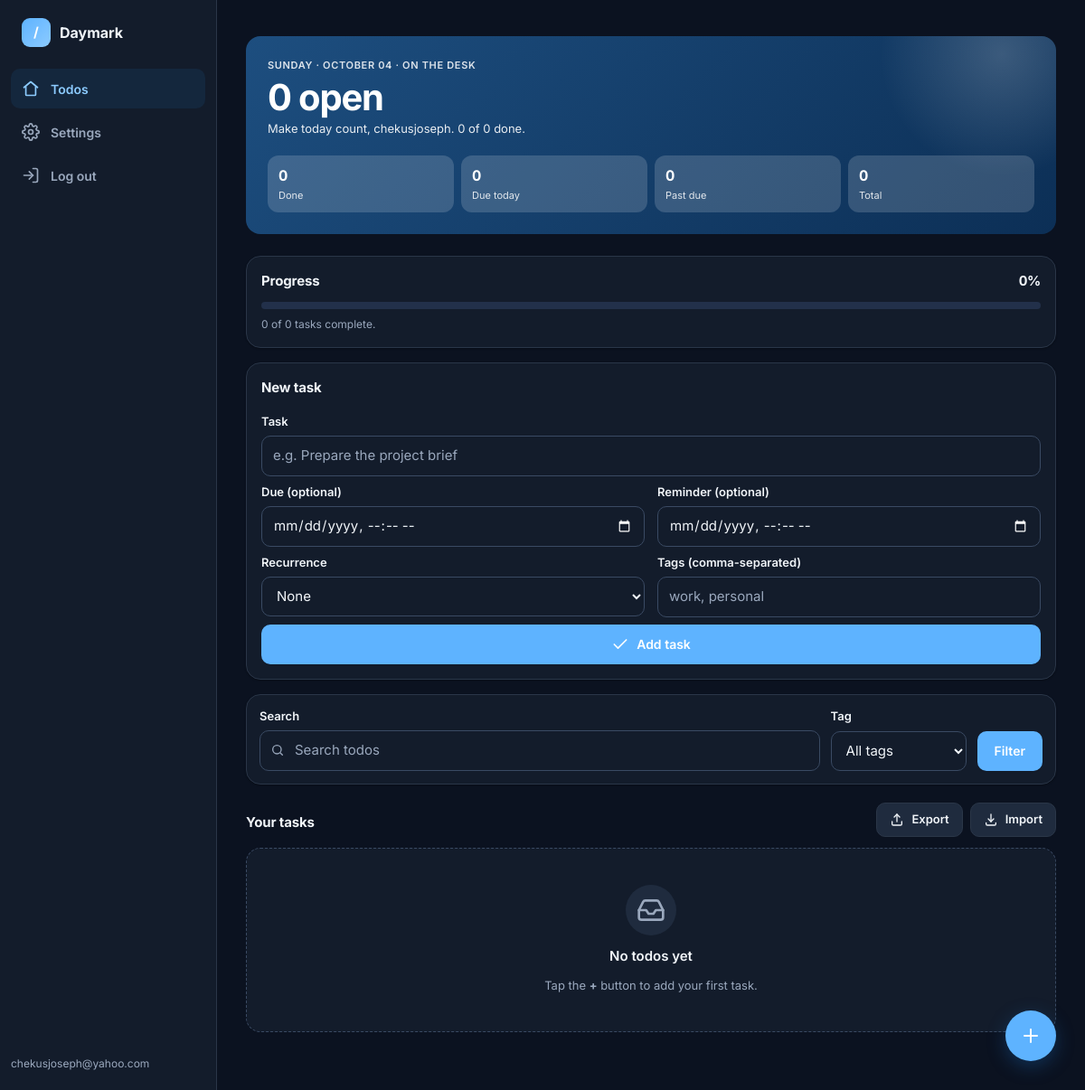
Page /todos/ (signed in) on the earlier database version.
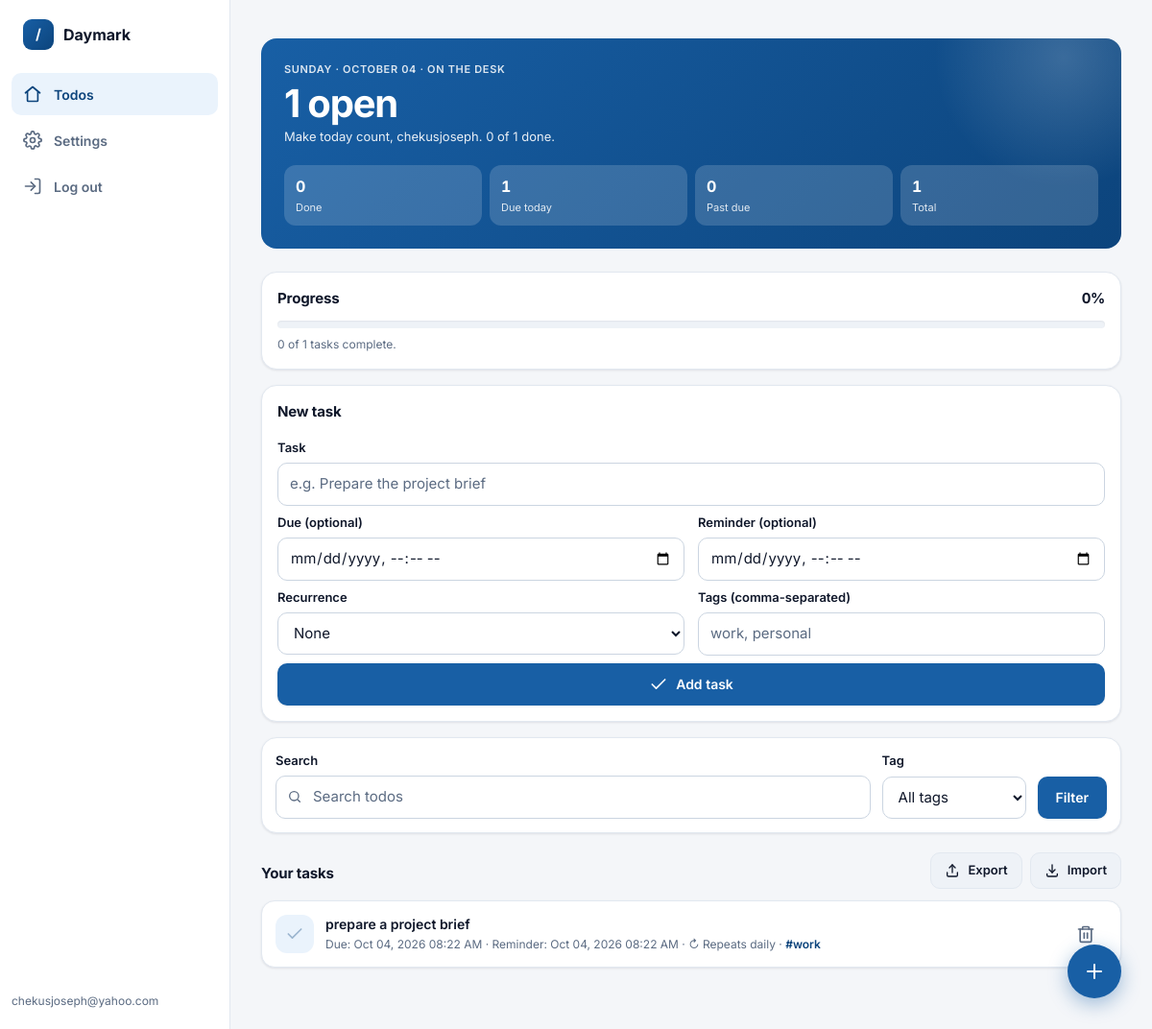
Same page on the later database version.
### app/models.py (models this page shows, shortened)
class User(UserMixin, db.Model):
    id = db.Column(db.Integer, primary_key=True)
    email = db.Column(db.String(255), unique=True, nullable=False, index=True)
    password_hash = db.Column(db.String(255), nullable=False)
    theme = db.Column(db.String(10), default="dark", nullable=False)
    created_at = db.Column(db.DateTime, default=datetime.utcnow)
    todos = db.relationship(
        "Todo", backref="user", lazy=True, cascade="all, delete-orphan"
    )

class Todo(db.Model):
    id = db.Column(db.Integer, primary_key=True)
    user_id = db.Column(db.Integer, db.ForeignKey("user.id"), nullable=False)
    title = db.Column(db.String(300), nullable=False)
    done = db.Column(db.Boolean, default=False, nullable=False)
    due_date = db.Column(db.DateTime, nullable=True)
    reminder_at = db.Column(db.DateTime, nullable=True)
    reminded = db.Column(db.Boolean, default=False, nullable=False)
    recurrence = db.Column(db.String(20), nullable=True)  # daily, weekly, monthly
    created_at = db.Column(db.DateTime, default=datetime.utcnow)
    tags = db.relationship("Tag", secondary=todo_tags, backref="todos", lazy="joined")

class Tag(db.Model):
    id = db.Column(db.Integer, primary_key=True)
    user_id = db.Column(db.Integer, db.ForeignKey("user.id"), nullable=False)
    name = db.Column(db.String(50), nullable=False)
    __table_args__ = (db.UniqueConstraint("user_id", "name", name="uq_user_tag"),)

### app/todos.py (the view)
@bp.route("/")
@login_required
def index():
    q = request.args.get("q", "").strip()
    tag = request.args.get("tag", "").strip()
    query = Todo.query.filter_by(user_id=current_user.id)
    if q:
        query = query.filter(Todo.title.ilike(f"%{q}%"))
    if tag:
        query = query.join(Todo.tags).filter(Tag.name == tag)
    todos = query.order_by(
        Todo.done.asc(), Todo.due_date.is_(None), Todo.due_date.asc()
    ).all()
    all_todos = Todo.query.filter_by(user_id=current_user.id).all()
    today = datetime.today().date()
    open_todos = [todo for todo in all_todos if not todo.done]
    completed_count = len(all_todos) - len(open_todos)
    due_today_count = sum(
        1 for todo in open_todos
        if todo.due_date and todo.due_date.date() == today
    )
    overdue_count = sum(
        1 for todo in open_todos
        if todo.due_date and todo.due_date.date() < today
    )
    progress = round((completed_count / len(all_todos)) * 100) if all_todos else 0
    avail_tags_rows = (
        db.session.query(Tag.name, db.func.count(Todo.id))
        .join(Todo.tags)
        .filter(Todo.user_id == current_user.id)
        .group_by(Tag.name)
        .all()
    )
    avail_tags = [{"name": n, "cnt": c} for n, c in avail_tags_rows]
    return render_template(
        "todos.html", todos=todos, avail_tags=avail_tags, q=q, tag=tag,
        total_count=len(all_todos), open_count=len(open_todos),
        completed_count=completed_count, due_today_count=due_today_count,
        overdue_count=overdue_count, progress=progress,
    )

### app/__init__.py (called while the page is built)
def create_app(config_class=Config):
    app = Flask(__name__)
    app.config.from_object(config_class)
    db.init_app(app)
    login_manager.init_app(app)
    from .main import bp as main_bp
    from .auth import bp as auth_bp
    from .todos import bp as todos_bp
    from .settings import bp as settings_bp
    app.register_blueprint(main_bp)
    app.register_blueprint(auth_bp)
    app.register_blueprint(todos_bp)
    app.register_blueprint(settings_bp)
    @app.context_processor
    def inject_auth_state():
        return {
            "logged_in": current_user.is_authenticated,
            "user_email": current_user.email if current_user.is_authenticated else None,
            "theme": current_user.theme if current_user.is_authenticated else "system",
            "now": datetime.now(),
        }
    with app.app_context():
        db.create_all()
    return app

### app/models.py (called while the page is built)
@login_manager.user_loader
def load_user(user_id):
    return User.query.get(int(user_id))

### app/templates/todos.html (shortened to what this page needs)
{% extends "base.html" %}
{% block content %}
{% set icons = url_for('static', filename='icons.svg') %}
<section class="balance-card" aria-labelledby="hero-label">
  <p class="eyebrow" id="hero-label">{{ now.strftime('%A · %B %d') }} · On the desk</p>
  <p class="balance-value">{{ open_count }} open</p>
  <p class="balance-note">
    Make today count, {{ user_email.split("@")[0] }}.
    {{ completed_count }} of {{ total_count }} done.
  </p>
  <div class="balance-stats">
    <div class="balance-pill">
      <div class="balance-pill-value">{{ completed_count }}</div>
      <div class="balance-pill-label">Done</div>
    </div>
    <div class="balance-pill">
      <div class="balance-pill-value">{{ due_today_count }}</div>
      <div class="balance-pill-label">Due today</div>
    </div>
    <div class="balance-pill">
      <div class="balance-pill-value">{{ overdue_count }}</div>
      <div class="balance-pill-label">Past due</div>
    </div>
    <div class="balance-pill">
      <div class="balance-pill-value">{{ total_count }}</div>
      <div class="balance-pill-label">Total</div>
    </div>
  </div>
</section>
<section class="card mb-4" aria-labelledby="progress-label">
  <div class="section-head">
    <h2 class="card-title" id="progress-label">Progress</h2>
    <span class="figure figure-sm">{{ progress }}%</span>
  </div>
  <div class="progress">
  </div>
  <p class="hint mt-2">
    {% if overdue_count %}<strong>{{ overdue_count }} past due.</strong> {% endif %}{{ completed_count }} of {{ total_count }} tasks complete.
  </p>
</section>
<section class="card mb-4" id="new-task" aria-labelledby="new-label">
  <h2 class="card-title" id="new-label">New task</h2>
  <form method="post" action="{{ url_for('todos.action') }}" class="stack-tight mt-4">
    <div>
      <label class="label" for="title">Task</label>
      <input class="input" id="title" name="title" type="text" placeholder="e.g. Prepare the project brief" required>
    </div>
    <div class="row-2">
      <div>
        <label class="label" for="due">Due (optional)</label>
        <input class="input" id="due" name="due" type="datetime-local">
      </div>
      <div>
        <label class="label" for="reminder">Reminder (optional)</label>
        <input class="input" id="reminder" name="reminder" type="datetime-local">
      </div>
    </div>
    <div class="row-2">
      <div>
        <label class="label" for="recurrence">Recurrence</label>
        <select class="input" id="recurrence" name="recurrence">
          <option value="">None</option>
        </select>
      </div>
      <div>
        <label class="label" for="tags">Tags (comma-separated)</label>
        <input class="input" id="tags" name="tags" type="text" placeholder="work, personal">
      </div>
    </div>
    <button type="submit" class="btn btn-primary btn-block">
      <svg class="icon" aria-hidden="true"><use href="{{ icons }}#check"/></svg>
      Add task
    </button>
  </form>
</section>
<form method="get" action="{{ url_for('todos.index') }}" class="filter-bar">
  <div class="filter-field filter-field-grow">
    <label class="label" for="q">Search</label>
    <div class="filter-input">
      <input class="input" id="q" name="q" type="search" placeholder="Search todos" value="{{ q or '' }}">
    </div>
  </div>
  <div class="filter-field">
    <label class="label" for="tag">Tag</label>
    <select class="input" id="tag" name="tag">
      <option value="">All tags</option>
    </select>
  </div>
  <div class="filter-actions">
    <button type="submit" class="btn btn-primary">Filter</button>
  </div>
</form>
<div class="section-head">
  <h2 class="card-title">{% if q or tag %}Results{% else %}Your tasks{% endif %}</h2>
  <div class="head-actions">
    <a href="{{ url_for('todos.export_data') }}" class="btn btn-soft btn-sm" title="Export tasks">
      <svg class="icon icon-sm" aria-hidden="true"><use href="{{ icons }}#export"/></svg>Export
    </a>
    <a href="{{ url_for('todos.import_data') }}" class="btn btn-soft btn-sm" title="Import tasks">
      <svg class="icon icon-sm" aria-hidden="true"><use href="{{ icons }}#download"/></svg>Import
    </a>
  </div>
</div>
{% if todos %}
<ul class="expense-list">
  {% for todo in todos %}
  {% set overdue = todo.due_date and not todo.done and todo.due_date.date() < now.date() %}
  <li class="expense-row{{ ' is-income' if todo.done }}">
    <form method="post" action="{{ url_for('todos.action') }}" class="contents">
      <button type="submit" class="expense-icon" aria-label="{{ 'Mark not done' if todo.done else 'Mark done' }}: {{ todo.title }}">
        <svg class="icon" aria-hidden="true"><use href="{{ icons }}#check"/></svg>
      </button>
    </form>
    <div class="expense-body">
      <div class="expense-title">{{ todo.title }}</div>
      <div class="expense-meta">
        {% if todo.due_date %}<span class="{{ 'is-late' if overdue }}">{{ 'Overdue' if overdue else 'Due' }}: {{ todo.due_date.strftime('%b %d, %Y %I:%M %p') }}</span>{% endif %}
        {% if todo.reminder_at %} · Reminder: {{ todo.reminder_at.strftime('%b %d, %Y %I:%M %p') }}{% if todo.reminded %} (notified){% endif %}{% endif %}
        {% if todo.recurrence %} · ↻ Repeats {{ todo.recurrence }}{% endif %}
        {% for t in todo.tags %}{{ ' · ' if loop.first and (todo.due_date or todo.reminder_at or todo.recurrence) else ' ' }}<a href="{{ url_for('todos.index') }}?tag={{ t.name }}">#{{ t.name }}</a>{% endfor %}
      </div>
    </div>
    <span class="expense-actions">
      <form method="post" action="{{ url_for('todos.action') }}">
        <button type="submit" class="btn-icon is-danger">
          <svg class="icon" aria-hidden="true"><use href="{{ icons }}#trash"/></svg>
        </button>
      </form>
    </span>
  </li>
  {% endfor %}
</ul>
{% else %}
<div class="empty">
  <span class="empty-icon"><svg class="icon icon-xl" aria-hidden="true"><use href="{{ icons }}#{{ 'search' if (q or tag) else 'inbox' }}"/></svg></span>
  {% if q or tag %}
  <p class="empty-title">Nothing matched</p>
  <p class="empty-sub">Try a different search, or <a href="{{ url_for('todos.index') }}">clear the filters</a>.</p>
  {% else %}
  <p class="empty-title">No todos yet</p>
  <p class="empty-sub">Tap the <strong>+</strong> button to add your first task.</p>
  {% endif %}
</div>
{% endif %}
<a href="#new-task" class="fab">
  <svg class="icon icon-lg" aria-hidden="true"><use href="{{ icons }}#plus"/></svg>
</a>
{% endblock %}

### app/templates/base.html (shortened to what this page needs)
<!DOCTYPE html>
<html lang="en" data-theme="{{ theme }}" class="{{ 'dark' if theme == 'dark' else '' }}">
<head>
  <link rel="stylesheet" href="{{ url_for('static', filename='css/app.css') }}">
  <link rel="stylesheet" href="{{ url_for('static', filename='css/todo.css') }}">
</head>
{% set icons = url_for('static', filename='icons.svg') %}
{% set chrome = logged_in and not auth_page %}
<body{% if chrome %} class="has-chrome"{% endif %}>
  {% if chrome %}
  {% set ep = request.endpoint or '' %}
  <nav class="tabbar" aria-label="Main">
    <div class="sidebar-brand">
      <span class="brand-mark" aria-hidden="true">/</span>
      <span>Daymark</span>
    </div>
    <a href="{{ url_for('todos.index') }}" class="nav-item" {% if ep.startswith('todos.') %}aria-current="page"{% endif %}>
      <svg class="icon" aria-hidden="true"><use href="{{ icons }}#home"/></svg>
      <span>Todos</span>
    </a>
    <a href="{{ url_for('settings.index') }}" class="nav-item" {% if ep.startswith('settings.') %}aria-current="page"{% endif %}>
      <svg class="icon" aria-hidden="true"><use href="{{ icons }}#settings"/></svg>
      <span>Settings</span>
    </a>
    <a href="{{ url_for('auth.logout') }}" class="nav-item">
      <svg class="icon" aria-hidden="true"><use href="{{ icons }}#logout"/></svg>
      <span>Log out</span>
    </a>
    <p class="sidebar-foot hint">{{ user_email }}</p>
  </nav>
  <main class="app-main">
  {% endif %}
    {% block content %}{% endblock %}
  {% if chrome %}
  </main>
  {% else %}
    </div>
  </main>
  {% endif %}
</body>
</html>

### app/static/css/app.css (style rules this page uses)
:root { color-scheme:light;--canvas:#f4f6f9;--surface:#fff;--surface-2:#f8fafc;--surface-3:#eef2f7;--line:#e2e8f0;--line-strong:#cbd5e1;--ink:#0f172a;--ink-muted:#5b6b82;--brand:#185fa5;--brand-strong:#0c447c;--brand-ink:#0c447c;--brand-soft:#eaf3fc;--safe:#16a34a;--safe-ink:#15803d;--safe-soft:#e8f6ee;--near:#d97706;--near-ink:#b45309;--near-soft:#fdf3e3;--over:#dc2626;--over-ink:#b42318;--over-soft:#fdecea;--shadow-card:0 1px 2px #0f172a0a, 0 1px 3px #0f172a0f;--shadow-pop:0 10px 30px #0f172a1f }

### app/static/css/todo.css (style rules this page uses)
button.expense-icon { border: 0; cursor: pointer; padding: 0; font: inherit; transition: background-color .15s, color .15s; }
button.expense-icon .icon { opacity: .35; transition: opacity .15s; }
.expense-title { white-space: normal; overflow-wrap: anywhere; }
.expense-meta a { color: var(--brand-ink); font-weight: 600; text-decoration: none; }
.expense-actions form, .contents { display: contents; }
.expense-actions { gap: 0; }
.head-actions { display: flex; gap: 8px; }
.row-2 { display: grid; grid-template-columns: 1fr; gap: 14px; }
@media (min-width: 560px) { .row-2 { grid-template-columns: 1fr 1fr; } }
.fab { text-decoration: none; }

Differences in the rows shown:
changed User "chekusjoseph": theme "dark" → "system" (drawn)
added Todo: title "prepare a project brief", value "Due", due_date "Oct 04, 2026 08:22 AM", reminder_at "Oct 04, 2026 08:22 AM", recurrence "daily", due_date "·"
added Tag: name "work"
Other differences:
{{ open_count }}: "0" → "1"
{{ total_count }}: "0" → "1"
{{ due_today_count }}: "0" → "1"
text no longer shown: "No todos yet Tap the + button to add your first task."
